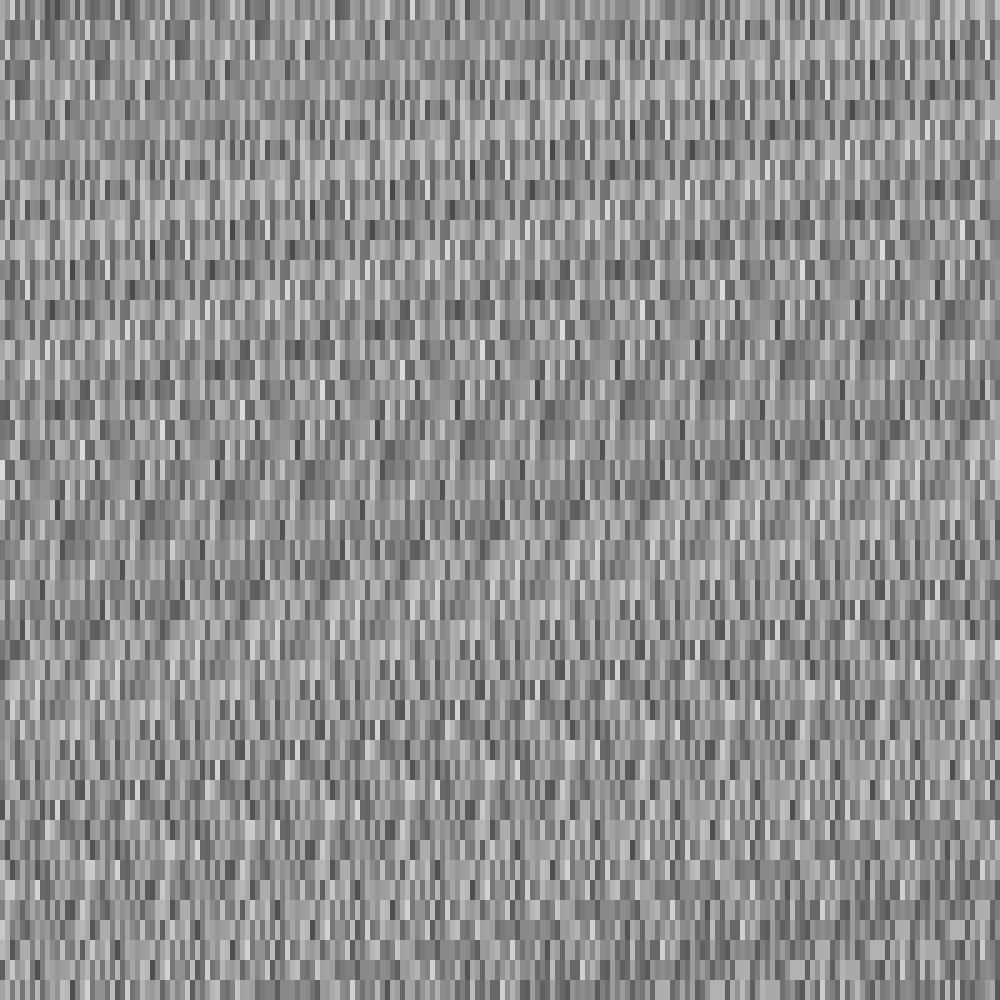
Frame 1 (no input)
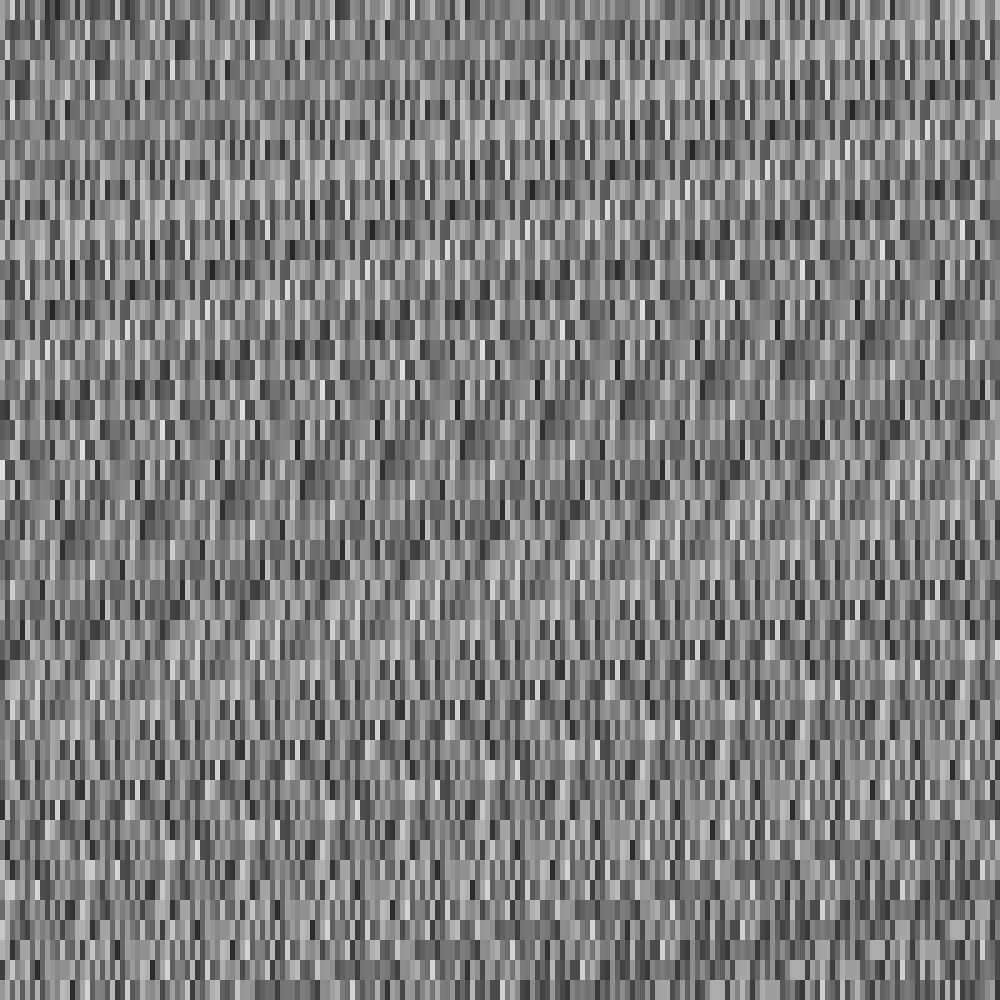
Frame 2 (the mouse pressed at the canvas centre, redrawn once)

The Processing sketch that drew these frames (run headless with seeded random() and noise(); the mouse was pressed at the canvas centre and the sketch redrawn once):

// Processing sketch: NoiseExample
// ── NoiseExample.pde
void setup()
{
  size(1000, 1000);  
  noLoop();
}

void draw()
{
  for (int y = 0; y < height; y++) {
    for (int x = 0; x < width; x++) {
      float noiseAmount = noise(x/5, y/20);//x/0.2, y/5);//stroke(255, 0, 0);
      stroke(map(noiseAmount, 0, 1, 0, 255));
      point(x, y);  
    }
  }
}
